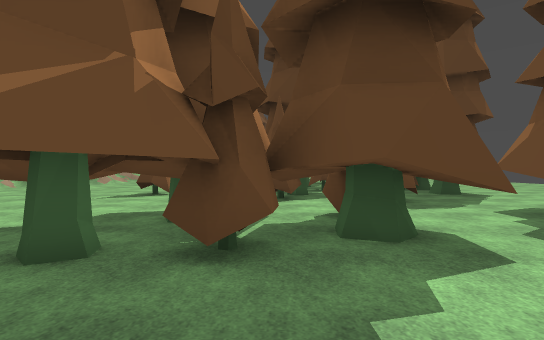
View 1 (above)

24 first-person views from a walk through a level from a Godot 3-D game. The camera is 1.4 m above the floor, looks level and sees 80° across. The floor is counted in squares, 2 m on a side. Each view is taken from the middle of a square. On the plan, view 1 faces up. The plan holds only what a view shows up to about 10 squares ahead; the rest is blank. The place goes on beyond the plan. Some surface patterns are stand-ins.

View 2
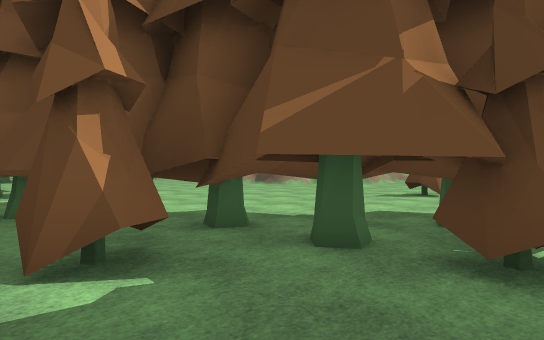

View 3
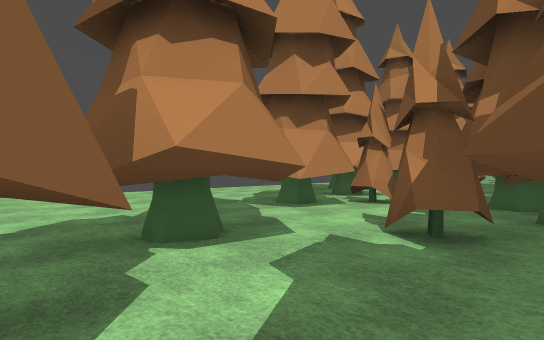

View 4
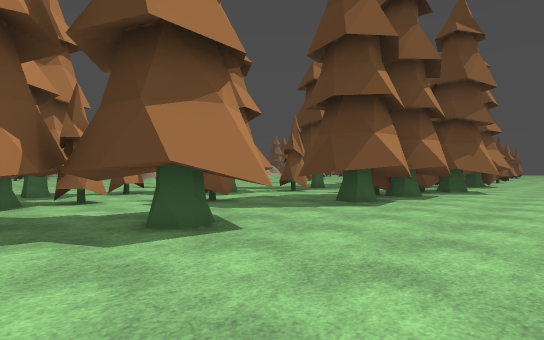

View 5
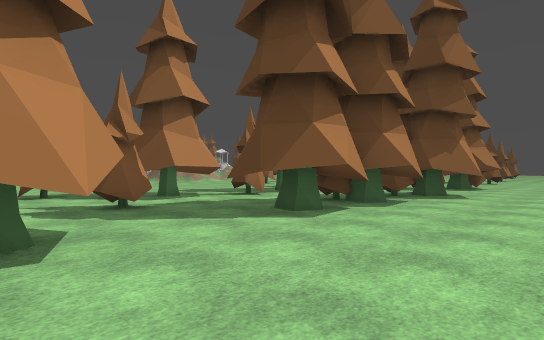

View 6
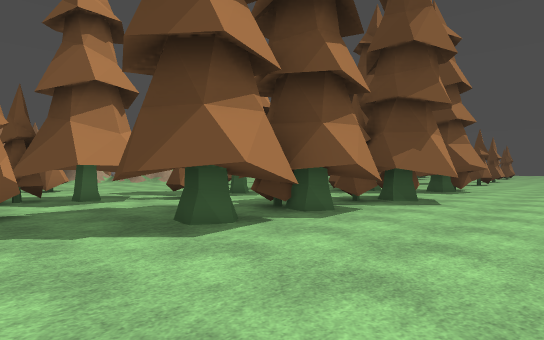

View 7
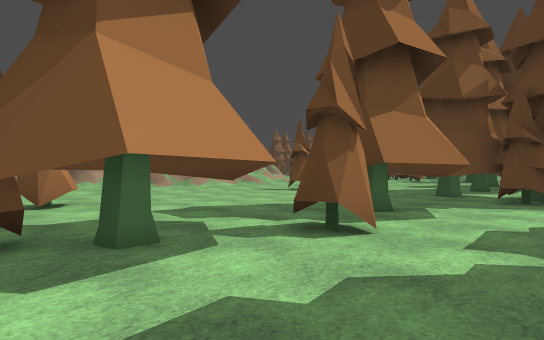

View 8
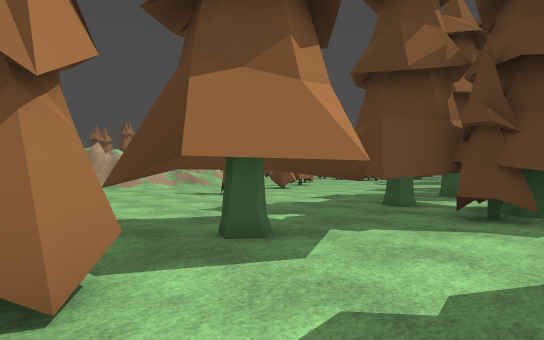

View 9
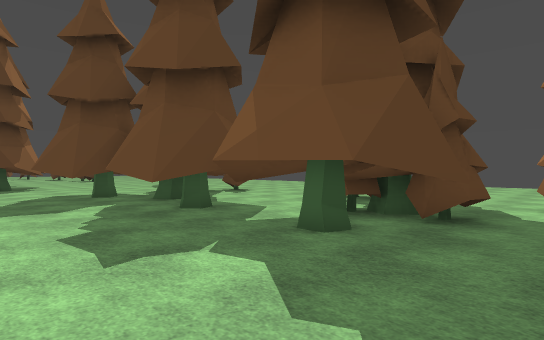

View 10
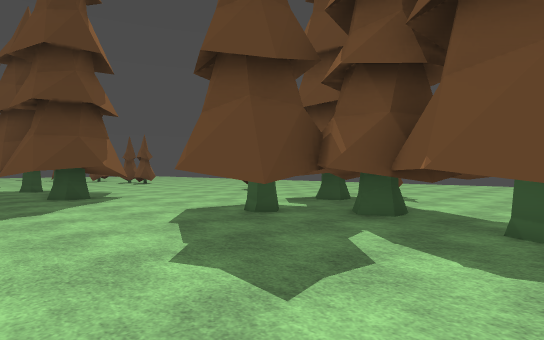

View 11
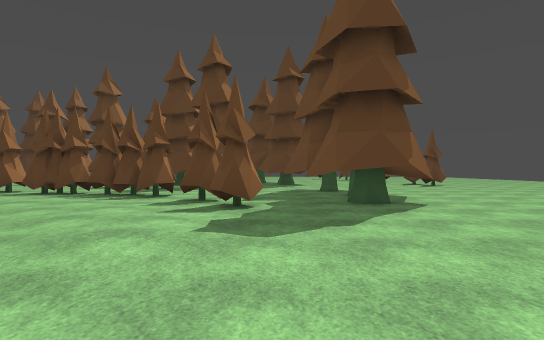

View 12
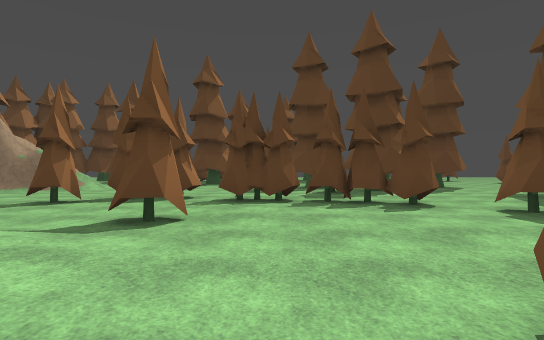

View 13
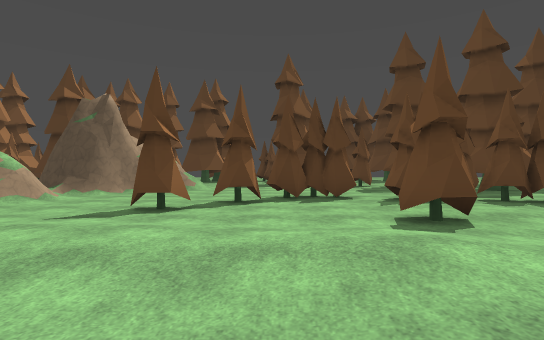

View 14
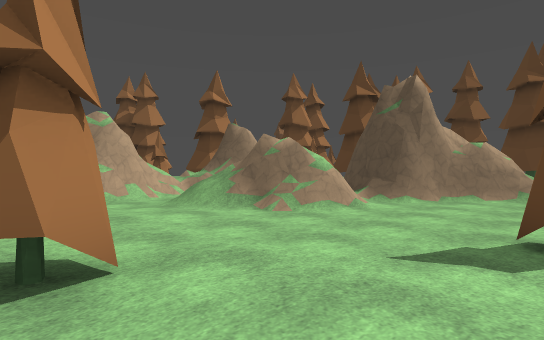

View 15
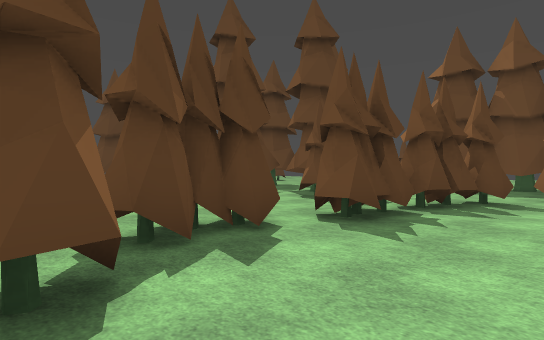

View 16
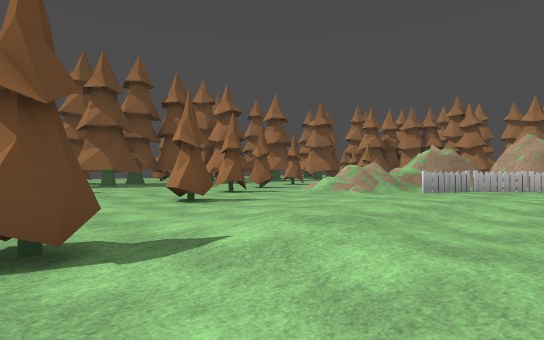

View 17
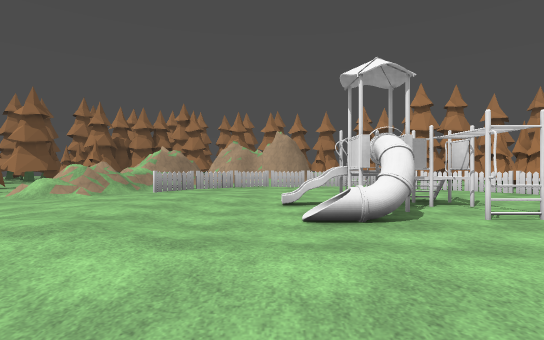

View 18
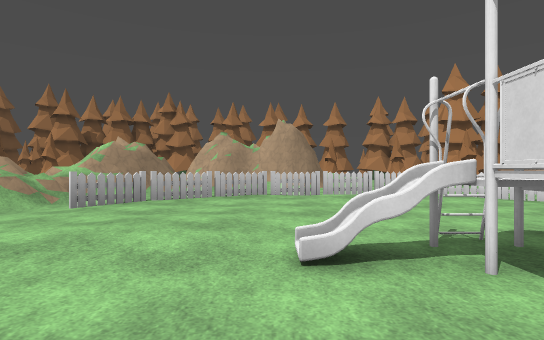

View 19
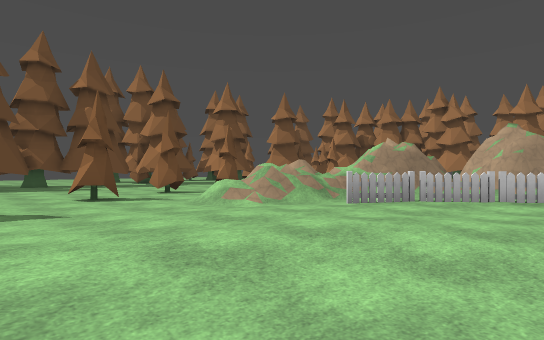

View 20
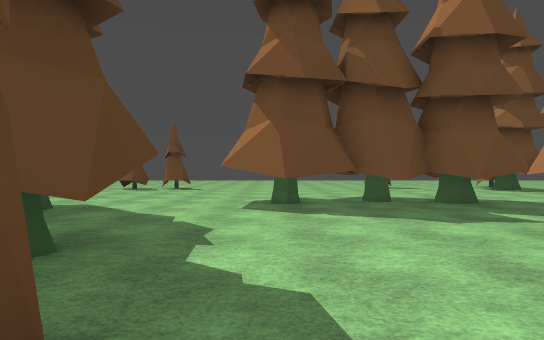

View 21
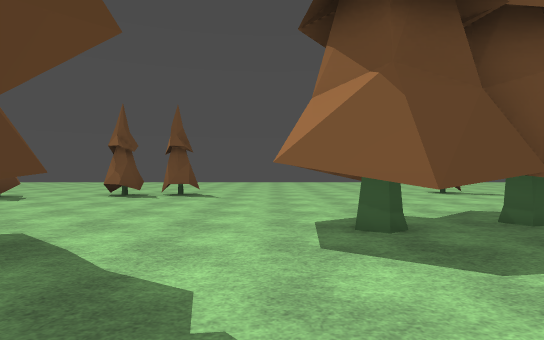

View 22
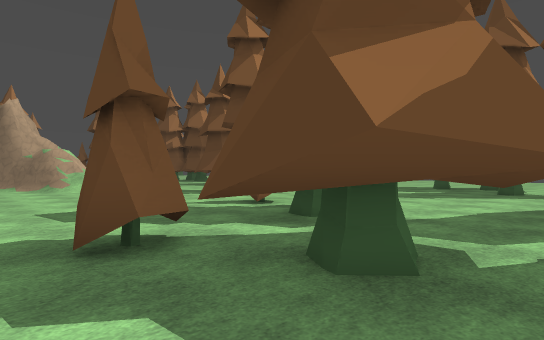

View 23
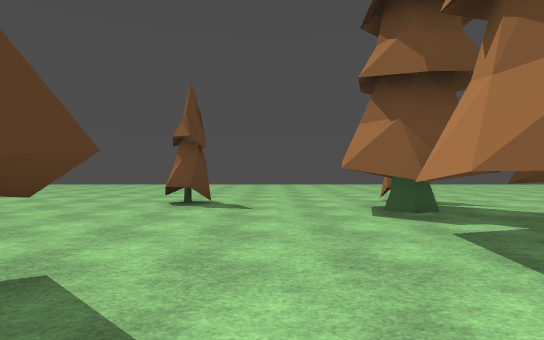

View 24
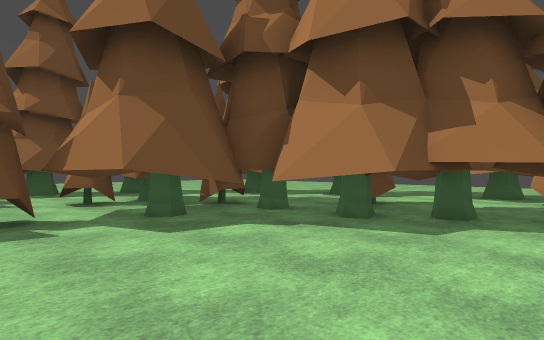

### Floor plan
Key: @ floor where view 1 was taken; # wall or solid block; x gap in a wall; . main floor; : floor 0.25 m higher than the main floor; + floor 0.5 m higher than the main floor; / step, stairs or slope; = window, fence, low wall or low ledge; ^ raised ledge; T tree; H thing the floor can be seen under or through; F fence; O other object.
Columns run from 21 left of view 1 to 10 right of it. Each row starts with its distance up from view 1.
 35    ##...... ...TTT.........
 34  ###..........T.....T.........
 33  /#......T.........#T#........
 32   #.....TTTTTT.....TTT........
 31 x##....T....TTTT...TT ........
 30 /#=...T.........T...T ........
 29 //........T.....T..T#T....T...
 28 ..........T......T..#.........
 27   ...:::///....:..............
 26   .TT.../+//.../:/............
 25    ..#=..::/.TT.::...T#T#T....
 24    ..#...::..........#TT#TO...
 23   ...#...:::...T.....T#TT.....
 22   ..^^^//:::..........HH .....
 21 ..:.....:::.//.......THH......
 20 F.........:.==/.TT...T#T.. ...
 19 F.........F.==     ...T..  #..
 18 FF.:.....FF/==    ...T#TT TT..
 17  FF  :FFF  /=#   OO..TT#TT......
 16    FFF    :##   ......T.T.......
 15           ##   :..........O#..
 14         ./=    ......T##..T#T.
 13         ###     .....T#T..T...
 12                 ......TT.TTT...
 11               .........T..##...
 10              ........T#T.TTT...
  9              .....T..#TT.T##...
  8               .......TT........
  7               ......T...T......
  6               ......T.....TT...
  5             .......#TTT..T##...
  4             ......TTTT#T.T#....
  3               ..T#TT#T#TTT#....
  2              O TT#T#T.... T
  1          OOO.OT###T...##
  0             .OTT....T@T#T
 -1                T...T#TT
 -2               TT##.. T.
 -3              T#TTTT....
 -4              T  ......
 -5                 ......
 -6                   ....

Where each view was taken, in squares from view 1:
view 1: 0 up, 0 right, facing up
view 2: 0 up, 0 right, facing up-left
view 3: 2 up, 1 right, facing down-left
view 4: 3 up, 9 right, facing up-left
view 5: 5 up, 9 right, facing up-left
view 6: 7 up, 9 right, facing up-left
view 7: 8 up, 4 right, facing up-left
view 8: 11 up, 4 right, facing up-left
view 9: 15 up, 2 left, facing up-right
view 10: 20 up, 3 left, facing up-right
view 11: 22 up, 3 left, facing up
view 12: 24 up, 9 left, facing up
view 13: 24 up, 13 left, facing up
view 14: 26 up, 15 left, facing up-left
view 15: 29 up, 14 left, facing up-right
view 16: 29 up, 14 left, facing down-right
view 17: 29 up, 14 left, facing down
view 18: 25 up, 14 left, facing down
view 19: 25 up, 14 left, facing down-right
view 20: 33 up, 8 left, facing right
view 21: 34 up, 5 left, facing right
view 22: 33 up, 4 left, facing up-left
view 23: 27 up, 2 left, facing right
view 24: 7 up, 6 left, facing down-right
